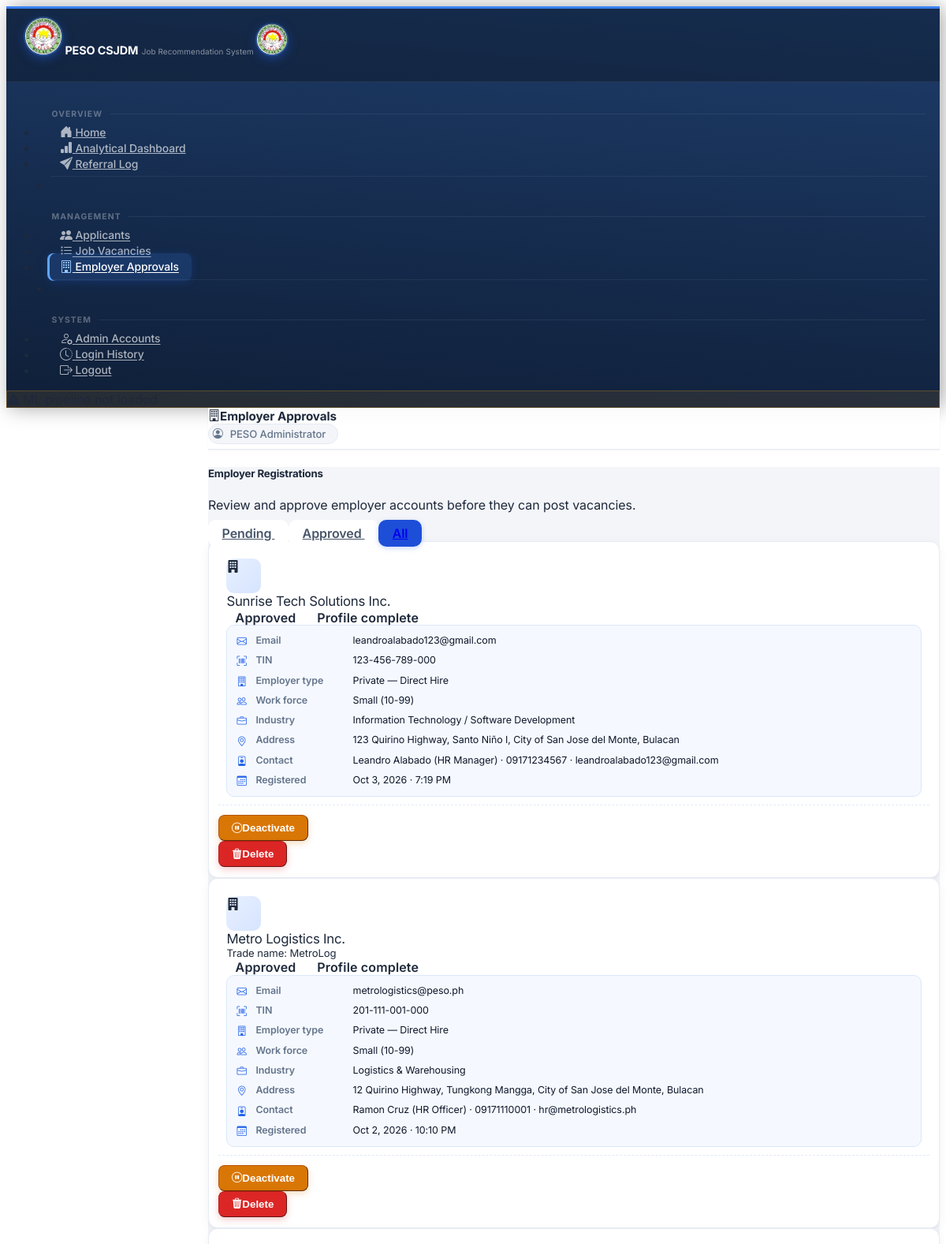
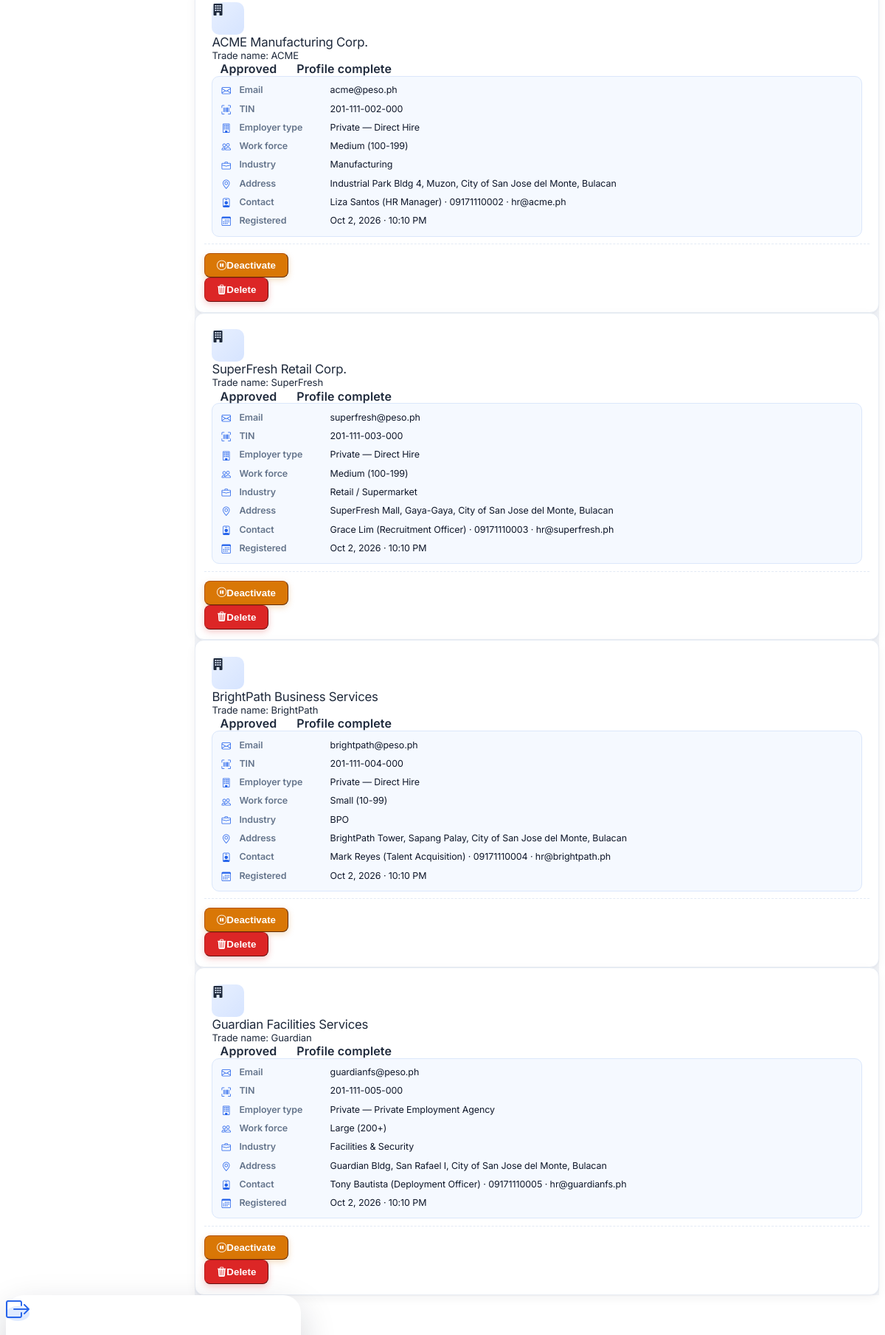
Page /admin/employers?status=all (signed in, upper part) on the committed database (2 pictures, top to bottom).
### tables this page shows
CREATE TABLE "users" (
                user_id            INTEGER PRIMARY KEY AUTOINCREMENT,
                full_name     TEXT    NOT NULL,
                email         TEXT    UNIQUE NOT NULL,
                password_hash TEXT    NOT NULL,
                role          TEXT    DEFAULT 'admin',
                is_active     INTEGER DEFAULT 1,
                created_at    DATETIME DEFAULT CURRENT_TIMESTAMP
            );

CREATE TABLE employers (
            employer_id             INTEGER  PRIMARY KEY AUTOINCREMENT,
            user_id        INTEGER  UNIQUE NOT NULL,
            company_name   TEXT     NOT NULL,
            contact_person TEXT     NOT NULL,
            phone          TEXT,
            address        TEXT,
            is_approved    INTEGER  DEFAULT 0,
            created_at     DATETIME DEFAULT CURRENT_TIMESTAMP, tin TEXT, trade_name TEXT, location_type TEXT, employer_sector TEXT, employer_type TEXT, total_workforce TEXT, line_of_business TEXT, address_line TEXT, barangay TEXT, city TEXT, province TEXT, position TEXT, telephone TEXT, mobile TEXT, fax TEXT, profile_email TEXT, certified INTEGER DEFAULT 0, certified_at DATETIME, profile_completed INTEGER DEFAULT 0, approval_requested INTEGER DEFAULT 0,
            FOREIGN KEY (user_id) REFERENCES users(user_id)
        );

### app.py (the view)
@app.route('/admin/employers')
@admin_required
def admin_employers():
    db     = get_db()
    status = request.args.get('status', 'pending')
    if status == 'pending':
        rows = db.execute(
            'SELECT e.*, u.email, u.is_active '
            'FROM employers e JOIN users u ON e.user_id=u.user_id '
            'WHERE e.is_approved=0 AND e.approval_requested=1 ORDER BY e.created_at DESC'
        ).fetchall()
    elif status == 'approved':
        rows = db.execute(
            'SELECT e.*, u.email, u.is_active '
            'FROM employers e JOIN users u ON e.user_id=u.user_id '
            'WHERE e.is_approved=1 ORDER BY e.created_at DESC'
        ).fetchall()
    else:
        rows = db.execute(
            'SELECT e.*, u.email, u.is_active '
            'FROM employers e JOIN users u ON e.user_id=u.user_id '
            'ORDER BY e.created_at DESC'
        ).fetchall()
    pending_count = db.execute(
        'SELECT COUNT(*) FROM employers WHERE is_approved=0 AND approval_requested=1'
    ).fetchone()[0]
    return render_template('admin/employers.html', employers=rows,
                           status=status, pending_count=pending_count)

### app.py (called while the page is built, shortened)
def get_db():
    if 'db' not in g:
        g.db = sqlite3.connect(DATABASE)
        g.db.row_factory = sqlite3.Row
        g.db.execute('PRAGMA foreign_keys = ON')
    return g.db

@app.before_request
def drop_stale_session():
    if 'user_id' in session and not (request.endpoint or '').startswith('static'):
        row = get_db().execute('SELECT is_active FROM users WHERE user_id=?', (session['user_id'],)).fetchone()
        if row is None or row['is_active'] == 0:
            session.clear()

@app.before_request
def csrf_same_origin_guard():
    if request.method in ('POST', 'PUT', 'PATCH', 'DELETE'):
        src = request.headers.get('Origin') or request.headers.get('Referer')
        if src:
            from urllib.parse import urlparse
            if urlparse(src).netloc != request.host:
                abort(403)

@app.after_request
def security_headers(resp):
    resp.headers.setdefault('X-Content-Type-Options', 'nosniff')
    resp.headers.setdefault('X-Frame-Options', 'SAMEORIGIN')
    resp.headers.setdefault('Referrer-Policy', 'same-origin')
    return resp

def role_required(*roles):
    def decorator(f):
        @wraps(f)
        def decorated(*args, **kwargs):
            if 'user_id' not in session:
                return redirect(url_for('login'))
            if session.get('role') not in roles:
                flash('You do not have permission to access this page.', 'danger')
                return redirect(_role_home())
            return f(*args, **kwargs)
        return decorated
    return decorator

@app.context_processor
def inject_globals():
    pending_employers_count = 0
    employer_approved = False
    user_photo = ''
    notif_unread, notif_items = 0, []
    role = session.get('role')
    if role == ROLE_ADMIN:
        try:
            pending_employers_count = get_db().execute(
                "SELECT COUNT(*) FROM employers WHERE is_approved=0 AND approval_requested=1"
            ).fetchone()[0]
        except Exception:
            pass
    return {
        'pipeline_loaded':         pipeline is not None,
        'session_role':            role or '',
        'pending_employers_count': pending_employers_count,
        'employer_approved':       employer_approved,
        'user_photo':             user_photo,
        'notif_unread':           notif_unread,
        'notif_items':            notif_items,
    }

### templates/admin/employers.html (shortened to what this page needs)
{% extends 'base.html' %}
{% block page_title %}<i class="bi bi-building me-2"></i>Employer Approvals{% endblock %}
{% block content %}
<div class="d-flex align-items-center justify-content-between flex-wrap gap-3 mb-4">
  <div>
    <h5 class="fw-bold mb-0">Employer Registrations</h5>
    <p class="text-muted small mb-0">Review and approve employer accounts before they can post vacancies.</p>
  </div>
</div>
<div class="d-flex gap-2 mb-4 flex-wrap emp-filter">
  {% for s, label in [('pending','Pending'),('approved','Approved'),('all','All')] %}
  <a href="{{ url_for('admin_employers', status=s) }}"
     class="btn btn-sm {% if status == s %}btn-primary{% else %}btn-outline-secondary{% endif %}">
    {{ label }}
  </a>
  {% endfor %}
</div>
{% if employers %}
<div class="row g-4">
  {% for e in employers %}
  <div class="col-xl-6">
    <div class="card border shadow-sm h-100 job-card">
      <div class="card-body p-3">
        <div class="d-flex align-items-start gap-2 mb-3">
          <div class="d-flex align-items-center justify-content-center flex-shrink-0 job-ico" style="width:44px;height:44px;"><i class="bi bi-building-fill text-primary"></i></div>
          <div class="overflow-hidden flex-grow-1">
            <div class="fw-bold text-truncate" style="font-size:1.05rem;">{{ e.company_name or '(company profile not encoded)' }}</div>
            {% if e.trade_name %}<div class="text-muted" style="font-size:.82rem;">Trade name: {{ e.trade_name }}</div>{% endif %}
          </div>
          <div class="d-flex flex-column align-items-end gap-1 flex-shrink-0">
            <span class="badge {% if e.is_approved %}bg-success{% else %}bg-warning-subtle text-warning-emphasis{% endif %}">{{ 'Approved' if e.is_approved else 'Pending' }}</span>
            <span class="badge {% if e.profile_completed %}bg-info-subtle text-info-emphasis{% else %}bg-secondary-subtle text-secondary-emphasis{% endif %}">{{ 'Profile complete' if e.profile_completed else 'No profile' }}</span>
          </div>
        </div>
        <div class="vd-box">
          <div class="vd-row"><i class="bi bi-envelope"></i><span class="vd-lbl">Email</span><span>{{ e.email }}</span></div>
          {% if e.profile_completed %}
          <div class="vd-row"><i class="bi bi-upc-scan"></i><span class="vd-lbl">TIN</span><span>{{ e.tin }}</span></div>
          <div class="vd-row"><i class="bi bi-building"></i><span class="vd-lbl">Employer type</span><span>{{ e.employer_sector }} &mdash; {{ e.employer_type }}</span></div>
          <div class="vd-row"><i class="bi bi-people"></i><span class="vd-lbl">Work force</span><span>{{ e.total_workforce }}</span></div>
          <div class="vd-row"><i class="bi bi-briefcase"></i><span class="vd-lbl">Industry</span><span>{{ e.line_of_business }}</span></div>
          <div class="vd-row"><i class="bi bi-geo-alt"></i><span class="vd-lbl">Address</span><span>{{ e.address_line }}, {{ e.barangay }}, {{ e.city }}, {{ e.province }}</span></div>
          <div class="vd-row"><i class="bi bi-person-badge"></i><span class="vd-lbl">Contact</span><span>{{ e.contact_person }} ({{ e.position }}) &middot; {{ e.mobile }} &middot; {{ e.profile_email }}</span></div>
          {% endif %}
          <div class="vd-row"><i class="bi bi-calendar3"></i><span class="vd-lbl">Registered</span><span>{{ e.created_at|friendly_dt }}</span></div>
        </div>
      </div>
      <div class="card-footer d-flex gap-2 flex-wrap vac-actions">
        {% if not e.is_approved %}
        {% if e.profile_completed %}
        <form method="POST" action="{{ url_for('admin_employer_approve', eid=e.employer_id) }}">
          <button type="submit" class="btn btn-sm btn-success px-3"><i class="bi bi-check2 me-1"></i>Approve</button>
        </form>
        {% else %}
        <button type="button" class="btn btn-sm btn-success px-3" disabled title="Employer must complete their company profile first"><i class="bi bi-check2 me-1"></i>Approve</button>
        {% endif %}
        <form method="POST" action="{{ url_for('admin_employer_reject', eid=e.employer_id) }}" onsubmit="return confirm('Reject this employer registration?')">
          <button type="submit" class="btn btn-sm btn-outline-warning px-3"><i class="bi bi-x-lg me-1"></i>Reject</button>
        </form>
        {% else %}
        <form method="POST" action="{{ url_for('admin_employer_reject', eid=e.employer_id) }}" onsubmit="return confirm('Deactivate this employer?')">
          <button type="submit" class="btn btn-sm btn-outline-warning px-3"><i class="bi bi-pause-circle me-1"></i>Deactivate</button>
        </form>
        {% endif %}
        <form method="POST" action="{{ url_for('admin_employer_delete', eid=e.employer_id) }}" class="ms-auto"
              onsubmit="return confirm('Permanently delete {{ e.company_name }}? This removes their account and ALL their job postings. This cannot be undone.')">
          <button type="submit" class="btn btn-sm btn-outline-danger px-3" title="Delete account permanently"><i class="bi bi-trash3-fill me-1"></i>Delete</button>
        </form>
      </div>
    </div>
  </div>
  {% endfor %}
</div>
{% endif %}
{% endblock %}

### templates/base.html (shortened to what this page needs)
<!DOCTYPE html>
<html lang="en">
<head>
  <link rel="stylesheet" href="https://cdn.jsdelivr.net/npm/@coreui/coreui@5/dist/css/coreui.min.css" />
  <link rel="stylesheet" href="https://cdn.jsdelivr.net/npm/bootstrap-icons@1.11.3/font/bootstrap-icons.min.css" />
  <link rel="stylesheet" href="{{ url_for('static', filename='css/custom.css') }}" />
</head>
<body class="admin-portal">
<div class="sidebar sidebar-dark sidebar-fixed hide" id="sidebar">
  <div class="sidebar-brand">
    <span class="sidebar-brand-full d-flex align-items-center gap-2">
      <span class="sb-icon-badge">
        <img src="{{ url_for('static', filename='img/peso_logo.png') }}" alt="PESO CSJDM" />
      </span>
      <span>
        <span class="sb-brand-name d-block">PESO CSJDM</span>
        <span class="sb-brand-sub">Job Recommendation System</span>
      </span>
    </span>
    <span class="sidebar-brand-narrow">
      <span class="sb-icon-badge" style="width:38px;height:38px;">
        <img src="{{ url_for('static', filename='img/peso_logo.png') }}" alt="PESO CSJDM" />
      </span>
    </span>
  </div>
  <ul class="sidebar-nav">
    <li class="nav-title">Overview</li>
    <li class="nav-item">
      <a class="nav-link {% if request.endpoint == 'home' %}active{% endif %}"
         href="{{ url_for('home') }}">
        <span class="nav-icon"><i class="bi bi-house-door-fill"></i></span>
        Home
      </a>
    </li>
    <li class="nav-item">
      <a class="nav-link {% if request.endpoint == 'analytics' %}active{% endif %}"
         href="{{ url_for('analytics') }}">
        <span class="nav-icon"><i class="bi bi-bar-chart-fill"></i></span>
        Analytical Dashboard
      </a>
    </li>
    <li class="nav-item">
      <a class="nav-link {% if request.endpoint == 'referrals_list' %}active{% endif %}"
         href="{{ url_for('referrals_list') }}">
        <span class="nav-icon"><i class="bi bi-send-fill"></i></span>
        Referral Log
      </a>
    </li>
    <li class="nav-divider"></li>
    <li class="nav-title">Management</li>
    <li class="nav-item">
      <a class="nav-link {% if 'applicant' in request.endpoint %}active{% endif %}"
         href="{{ url_for('applicants_list') }}">
        <span class="nav-icon"><i class="bi bi-people-fill"></i></span>
        Applicants
      </a>
    </li>
    <li class="nav-item">
      <a class="nav-link {% if 'vacanc' in request.endpoint %}active{% endif %}"
         href="{{ url_for('vacancies_list') }}">
        <span class="nav-icon"><i class="bi bi-list-task"></i></span>
        Job Vacancies
      </a>
    </li>
    {% if session_role == 'admin' %}
    <li class="nav-item">
      <a class="nav-link {% if 'admin_employer' in request.endpoint %}active{% endif %}"
         href="{{ url_for('admin_employers') }}">
        <span class="nav-icon"><i class="bi bi-building"></i></span>
        Employer Approvals
      </a>
    </li>
    {% endif %}
    <li class="nav-divider"></li>
    <li class="nav-title">System</li>
    {% if session_role == 'admin' %}
    <li class="nav-item">
      <a class="nav-link {% if request.endpoint in ['users_list','user_add','user_edit'] %}active{% endif %}"
         href="{{ url_for('users_list') }}">
        <span class="nav-icon"><i class="bi bi-person-gear"></i></span>
        Admin Accounts
      </a>
    </li>
    {% endif %}
    <li class="nav-item">
      <a class="nav-link {% if request.endpoint == 'login_history' %}active{% endif %}"
         href="{{ url_for('login_history') }}">
        <span class="nav-icon"><i class="bi bi-clock-history"></i></span>
        Login History
      </a>
    </li>
    <li class="nav-item">
      <a class="nav-link" href="#" data-coreui-toggle="modal" data-coreui-target="#logoutModal">
        <span class="nav-icon"><i class="bi bi-box-arrow-right"></i></span>
        Logout
      </a>
    </li>
  </ul>
  {% if not pipeline_loaded %}
  <div class="px-3 pb-3">
    <div class="sidebar-pipeline-warn rounded px-3 py-2 small d-flex align-items-center gap-2">
      <i class="bi bi-exclamation-triangle-fill text-warning"></i>
      <span class="text-warning">ML pipeline not loaded</span>
    </div>
  </div>
  {% endif %}
</div>
<div class="wrapper d-flex flex-column min-vh-100">
  <header class="header header-sticky p-0">
    <div class="container-fluid border-bottom px-4 d-flex align-items-center gap-3"
         style="height:52px;">
      <span class="topbar-page-title">{% block page_title %}{% endblock %}</span>
      <div class="ms-auto d-flex align-items-center gap-2">
        <div class="topbar-user">
          <i class="bi bi-person-circle me-1"></i>
          {{ session.get('full_name', 'Admin') }}
        </div>
      </div>
    </div>
  </header>
  <div class="body flex-grow-1">
    <div class="container-fluid px-4 pt-3 pb-4">
      {% block content %}{% endblock %}
    </div>
  </div>
</div>
<div class="modal fade" id="logoutModal" tabindex="-1" aria-hidden="true">
  <div class="modal-dialog modal-dialog-centered" style="max-width:400px;">
    <div class="modal-content border-0" style="border-radius:24px;background:#fff;box-shadow:0 18px 48px rgba(15,23,42,.18);">
      <div class="modal-body text-center px-4 pt-5 pb-3">
        <span class="d-inline-flex align-items-center justify-content-center mb-3"
              style="width:76px;height:76px;border-radius:50%;background:#e0ebff;">
          <i class="bi bi-box-arrow-right" style="font-size:2rem;color:#2563eb;"></i>
        </span>
      </div>
    </div>
  </div>
</div>
</body>
</html>

### rows in the picture
users: get "PESO Administrator"
employers: company_name "Sunrise Tech Solutions Inc.", is_approved "Approved", profile_completed "Profile complete", email "leandroalabado123@gmail.com", tin "123-456-789-000", employer_sector "Private", employer_type "Direct Hire", total_workforce "Small (10-99)", line_of_business "Information Technology / Software Development", address_line "123 Quirino Highway", barangay "Santo Niño I", city "City of San Jose del Monte", province "Bulacan", contact_person "Leandro Alabado", position "HR Manager", mobile "09171234567", profile_email "leandroalabado123@gmail.com", created_at|friendly_dt "Oct 3, 2026 · 7:19 PM"
employers: company_name "Metro Logistics Inc.", trade_name "MetroLog", is_approved "Approved", profile_completed "Profile complete", email "metrologistics@peso.ph", tin "201-111-001-000", employer_sector "Private", employer_type "Direct Hire", total_workforce "Small (10-99)", line_of_business "Logistics & Warehousing", address_line "12 Quirino Highway", barangay "Tungkong Mangga", city "City of San Jose del Monte", province "Bulacan", contact_person "Ramon Cruz", position "HR Officer", mobile "09171110001", profile_email "hr@metrologistics.ph", created_at|friendly_dt "Oct 2, 2026 · 10:10 PM"
employers: company_name "ACME Manufacturing Corp.", trade_name "ACME", is_approved "Approved", profile_completed "Profile complete", email "acme@peso.ph", tin "201-111-002-000", employer_sector "Private", employer_type "Direct Hire", total_workforce "Medium (100-199)", line_of_business "Manufacturing", address_line "Industrial Park Bldg 4", barangay "Muzon", city "City of San Jose del Monte", province "Bulacan", contact_person "Liza Santos", position "HR Manager", mobile "09171110002", profile_email "hr@acme.ph", created_at|friendly_dt "Oct 2, 2026 · 10:10 PM"
employers: company_name "SuperFresh Retail Corp.", trade_name "SuperFresh", is_approved "Approved", profile_completed "Profile complete", email "superfresh@peso.ph", tin "201-111-003-000", employer_sector "Private", employer_type "Direct Hire", total_workforce "Medium (100-199)", line_of_business "Retail / Supermarket", address_line "SuperFresh Mall", barangay "Gaya-Gaya", city "City of San Jose del Monte", province "Bulacan", contact_person "Grace Lim", position "Recruitment Officer", mobile "09171110003", profile_email "hr@superfresh.ph", created_at|friendly_dt "Oct 2, 2026 · 10:10 PM"
employers: company_name "BrightPath Business Services", trade_name "BrightPath", is_approved "Approved", profile_completed "Profile complete", email "brightpath@peso.ph", tin "201-111-004-000", employer_sector "Private", employer_type "Direct Hire", total_workforce "Small (10-99)", line_of_business "BPO", address_line "BrightPath Tower", barangay "Sapang Palay", city "City of San Jose del Monte", province "Bulacan", contact_person "Mark Reyes", position "Talent Acquisition", mobile "09171110004", profile_email "hr@brightpath.ph", created_at|friendly_dt "Oct 2, 2026 · 10:10 PM"
employers: company_name "Guardian Facilities Services", trade_name "Guardian", is_approved "Approved", profile_completed "Profile complete", email "guardianfs@peso.ph", tin "201-111-005-000", employer_sector "Private", employer_type "Private Employment Agency", total_workforce "Large (200+)", line_of_business "Facilities & Security", address_line "Guardian Bldg", barangay "San Rafael I", city "City of San Jose del Monte", province "Bulacan", contact_person "Tony Bautista", position "Deployment Officer", mobile "09171110005", profile_email "hr@guardianfs.ph", created_at|friendly_dt "Oct 2, 2026 · 10:10 PM"

### other values in the picture
{{ label }} "Pending" "Approved" "All"
